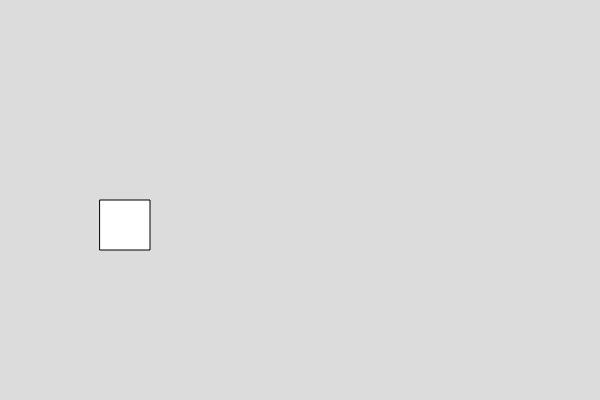
Frame 1 (no input)
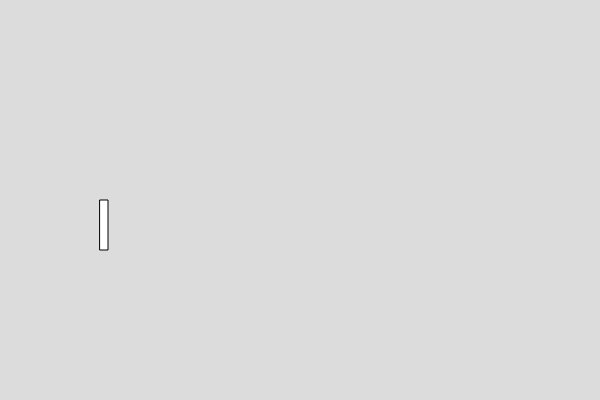
Frame 60 (no input)
Frame 120 (the mouse pressed at the canvas centre since frame 60): identical to frame 60, image omitted

The p5.js sketch that drew these frames (run headless with seeded random() and noise() and a simulated clock; from frame 60 on, the mouse is pressed at the canvas centre):

// p5.js sketch
// ── sketch.js

var box1;

function setup() {
  createCanvas(600, 400);
  box1 = new Box ()
}

function draw() {
  background(220);
box1.show()
box1.setwidth()
}


// ── box.js
class Box
  {
    constructor()
    {
      this.x =100;
      this.y = 200
      this.w = 50;
      this.h = 50;
    }
    
    show()
    {
      rect(this.x,this.y,this.w,this.h)
    }
    
    //write function to set the width of the box
    setwidth()
    {
      this.w = 8;
    }
  }

  
